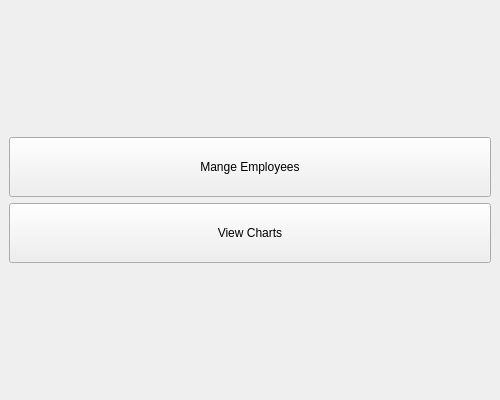
<?xml version="1.0" encoding="UTF-8"?>
<ui version="4.0">
 <class>MainWindow</class>
 <widget class="QMainWindow" name="MainWindow">
  <property name="enabled">
   <bool>true</bool>
  </property>
  <property name="geometry">
   <rect>
    <x>0</x>
    <y>0</y>
    <width>500</width>
    <height>400</height>
   </rect>
  </property>
  <property name="minimumSize">
   <size>
    <width>400</width>
    <height>400</height>
   </size>
  </property>
  <property name="maximumSize">
   <size>
    <width>800</width>
    <height>600</height>
   </size>
  </property>
  <property name="windowTitle">
   <string>MainWindow</string>
  </property>
  <widget class="QWidget" name="centralwidget">
   <layout class="QGridLayout" name="gridLayout">
    <item row="2" column="0">
     <widget class="QPushButton" name="ViewChartsButton">
      <property name="minimumSize">
       <size>
        <width>200</width>
        <height>60</height>
       </size>
      </property>
      <property name="text">
       <string>View Charts</string>
      </property>
     </widget>
    </item>
    <item row="0" column="0">
     <spacer name="topverticalspace">
      <property name="orientation">
       <enum>Qt::Vertical</enum>
      </property>
      <property name="sizeHint" stdset="0">
       <size>
        <width>20</width>
        <height>40</height>
       </size>
      </property>
     </spacer>
    </item>
    <item row="1" column="0">
     <widget class="QPushButton" name="ManageEployeesButton">
      <property name="minimumSize">
       <size>
        <width>200</width>
        <height>60</height>
       </size>
      </property>
      <property name="text">
       <string>Mange Employees</string>
      </property>
     </widget>
    </item>
    <item row="3" column="0">
     <spacer name="bottomVerticalSpacer">
      <property name="orientation">
       <enum>Qt::Vertical</enum>
      </property>
      <property name="sizeHint" stdset="0">
       <size>
        <width>20</width>
        <height>40</height>
       </size>
      </property>
     </spacer>
    </item>
   </layout>
  </widget>
 </widget>
 <resources/>
 <connections/>
</ui>
